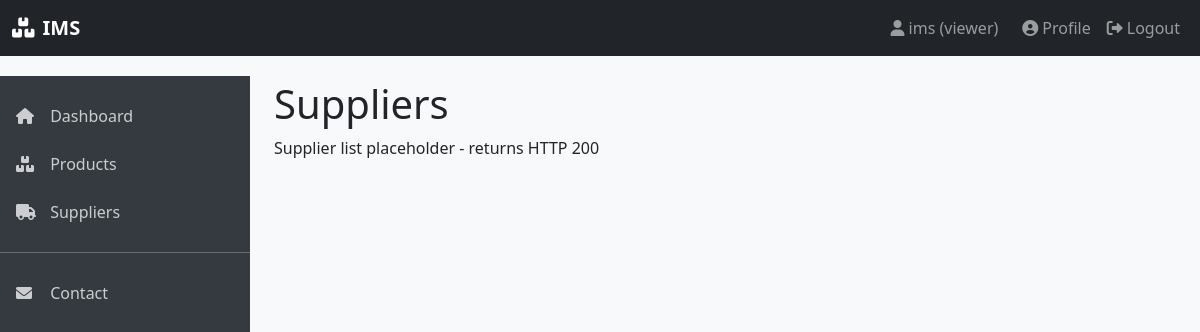
Page /suppliers/ (signed in) on the earlier database version.
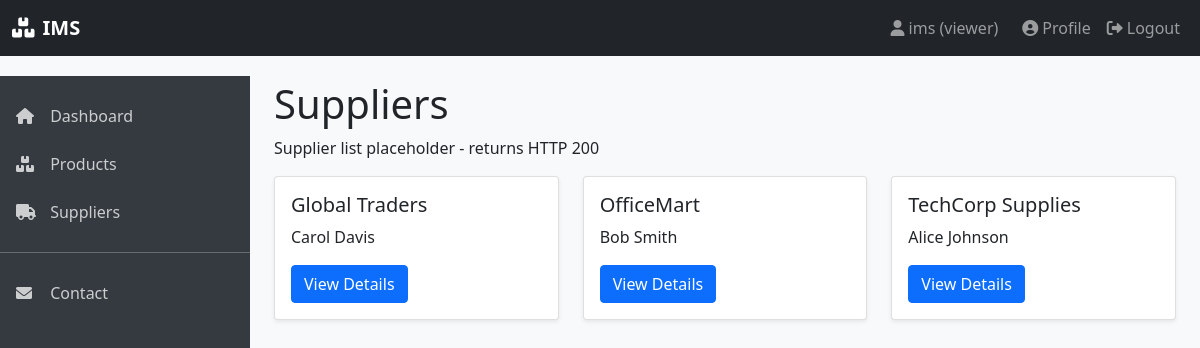
Same page on the later database version.
### accounts/models.py (models this page shows, shortened)
class User(AbstractUser):
    ROLE_CHOICES = [
        ('manager', 'Manager'),
        ('staff', 'Staff'),
    ]
    bio = models.TextField(blank=True, null=True)
    role = models.CharField(max_length=10, choices=ROLE_CHOICES, default='staff')
    joined_date = models.DateTimeField(auto_now_add=True)

### core/models.py (models this page shows, shortened)
class Supplier(models.Model):
    STATUS_CHOICES = [
        ('active', 'Active'),
        ('inactive', 'Inactive'),
        ('suspended', 'Suspended'),
    ]
    name = models.CharField(max_length=200, unique=True, db_index=True)
    contact_person = models.CharField(max_length=200)
    email = models.EmailField(unique=True)
    phone = models.CharField(max_length=20)
    address = models.TextField()
    is_active = models.BooleanField(default=True)
    notes = models.TextField(blank=True)
    created_by = models.ForeignKey(User, on_delete=models.SET_NULL, null=True, related_name='suppliers_created')
    created_at = models.DateTimeField(auto_now_add=True)
    updated_at = models.DateTimeField(auto_now=True)
    class Meta:
        ordering = ['name']

### core/views.py (the view)
# urls.py: path('suppliers/', views.SupplierListView.as_view(), name='supplier_list'),
class SupplierListView(LoginRequiredMixin, ListView):
    model = Supplier
    template_name = 'core/supplier_list.html'
    context_object_name = 'suppliers'
    paginate_by = 15
    ordering = ['name']

### core/context_processors.py (called while the page is built)
def site_nav(request):
    return {
        'low_stock_products': Product.objects.filter(is_active=True, stock_quantity__lte=10).count(),
        'user_role': request.user.role if request.user.is_authenticated else None,
    }

### templates/core/supplier_list.html (shortened to what this page needs)
{% extends 'base.html' %}
{% block content %}
<div class="container">
    <h1>Suppliers</h1>
    <p>Supplier list placeholder - returns HTTP 200</p>
    <div class="row">
        {% for supplier in suppliers %}
        <div class="col-md-4 mb-3">
            <div class="card">
                <div class="card-body">
                    <h5 class="card-title">{{ supplier.name }}</h5>
                    <p class="card-text">{{ supplier.contact_person }}</p>
                    <a href="{% url 'core:supplier_detail' supplier.pk %}" class="btn btn-primary">View Details</a>
                </div>
            </div>
        </div>
        {% endfor %}
    </div>
</div>
{% endblock %}

### templates/base.html (shortened to what this page needs)
<!DOCTYPE html>
<html lang="en">
<head>
    <link href="https://cdn.jsdelivr.net/npm/bootstrap@5.1.3/dist/css/bootstrap.min.css" rel="stylesheet">
    <link rel="stylesheet" href="https://cdnjs.cloudflare.com/ajax/libs/font-awesome/6.0.0/css/all.min.css">
</head>
<body>
    <nav class="navbar navbar-expand-lg navbar-dark bg-dark">
        <div class="container-fluid">
            <a class="navbar-brand ms-3 ms-lg-0" href="{% url 'core:landing' %}">
                <i class="fas fa-boxes me-2"></i>IMS
            </a>
            <div class="navbar-nav ms-auto">
                {% if user.is_authenticated %}
                    <span class="navbar-text me-3">
                        <i class="fas fa-user me-1"></i>{{ user.username }} ({{ user.get_role_display }})
                    </span>
                    <a class="nav-link" href="{% url 'accounts:profile' %}">
                        <i class="fas fa-user-circle me-1"></i>Profile
                    </a>
                    <a class="nav-link" href="{% url 'accounts:logout' %}">
                        <i class="fas fa-sign-out-alt me-1"></i>Logout
                    </a>
                {% endif %}
            </div>
        </div>
    </nav>
    {% if user.is_authenticated %}
    <div class="sidebar" id="sidebar">
        <nav class="nav flex-column py-3">
            <a class="nav-link" href="{% url 'core:landing' %}">
                <i class="fas fa-home"></i> Dashboard
            </a>
            <a class="nav-link" href="{% url 'core:product_list' %}">
                <i class="fas fa-boxes"></i> Products
            </a>
            <a class="nav-link" href="{% url 'core:supplier_list' %}">
                <i class="fas fa-truck"></i> Suppliers
            </a>
            <hr class="my-3">
            <a class="nav-link" href="{% url 'core:contact' %}">
                <i class="fas fa-envelope"></i> Contact
            </a>
        </nav>
    </div>
    {% endif %}
    <div class="main-content{% if not user.is_authenticated %} expanded{% endif %}" id="main-content">
        <div class="container-fluid mt-4">
            {% block content %}{% endblock %}
        </div>
    </div>
</body>
</html>

### templates/base.html (style rules this page uses)
body { background-color: #f8f9fa; }
.navbar-brand { font-weight: bold; font-size: 1.25rem; }
.sidebar { background-color: #343a40; color: white; min-height: calc(100vh - 76px); position: fixed; top: 76px; left: 0; width: 250px; z-index: 1000; transition: transform 0.3s; }
.main-content { margin-left: 250px; transition: margin-left 0.3s; }
.sidebar .nav-link { color: rgba(255,255,255,.75); padding: 0.75rem 1rem; }
.sidebar .nav-link i { width: 20px; margin-right: 10px; }
.card { box-shadow: 0 0.125rem 0.25rem rgba(0, 0, 0, 0.075); border: 1px solid rgba(0, 0, 0, 0.125); }

Differences in the rows shown:
added Supplier: name "Global Traders", contact_person "Carol Davis"
added Supplier: name "OfficeMart", contact_person "Bob Smith"
added Supplier: name "TechCorp Supplies", contact_person "Alice Johnson"
